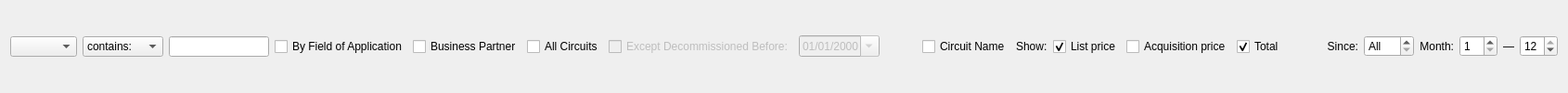
    <widget class="QWidget" name="widget_filter" native="true">
     <layout class="QHBoxLayout" name="horizontalLayout">
      <property name="topMargin">
       <number>4</number>
      </property>
      <property name="bottomMargin">
       <number>4</number>
      </property>
      <item>
       <widget class="QComboBox" name="cb_filter_column">
        <property name="sizePolicy">
         <sizepolicy hsizetype="Minimum" vsizetype="Fixed">
          <horstretch>0</horstretch>
          <verstretch>0</verstretch>
         </sizepolicy>
        </property>
        <property name="statusTip">
         <string>Choose a column to filter by</string>
        </property>
       </widget>
      </item>
      <item>
       <widget class="QComboBox" name="cb_filter_type">
        <property name="sizePolicy">
         <sizepolicy hsizetype="Minimum" vsizetype="Fixed">
          <horstretch>0</horstretch>
          <verstretch>0</verstretch>
         </sizepolicy>
        </property>
        <property name="statusTip">
         <string>Select a filter type</string>
        </property>
        <item>
         <property name="text">
          <string>contains:</string>
         </property>
        </item>
        <item>
         <property name="text">
          <string>is:</string>
         </property>
        </item>
        <item>
         <property name="text">
          <string>starts with:</string>
         </property>
        </item>
        <item>
         <property name="text">
          <string>ends with:</string>
         </property>
        </item>
       </widget>
      </item>
      <item>
       <widget class="SearchLineEdit" name="le_filter">
        <property name="sizePolicy">
         <sizepolicy hsizetype="Minimum" vsizetype="Fixed">
          <horstretch>0</horstretch>
          <verstretch>0</verstretch>
         </sizepolicy>
        </property>
        <property name="minimumSize">
         <size>
          <width>100</width>
          <height>0</height>
         </size>
        </property>
        <property name="maximumSize">
         <size>
          <width>150</width>
          <height>16777215</height>
         </size>
        </property>
        <property name="statusTip">
         <string>Type a word to filter by</string>
        </property>
       </widget>
      </item>
      <item>
       <widget class="QCheckBox" name="chb_by_field">
        <property name="text">
         <string>By Field of Application</string>
        </property>
       </widget>
      </item>
      <item>
       <widget class="QCheckBox" name="chb_show_partner">
        <property name="text">
         <string>Business Partner</string>
        </property>
       </widget>
      </item>
      <item>
       <widget class="QCheckBox" name="chb_table_all_circuits">
        <property name="minimumSize">
         <size>
          <width>0</width>
          <height>26</height>
         </size>
        </property>
        <property name="text">
         <string>All Circuits</string>
        </property>
       </widget>
      </item>
      <item>
       <widget class="QCheckBox" name="chb_table_except_decommissioned_before">
        <property name="enabled">
         <bool>false</bool>
        </property>
        <property name="minimumSize">
         <size>
          <width>0</width>
          <height>26</height>
         </size>
        </property>
        <property name="text">
         <string>Except Decommissioned Before:</string>
        </property>
       </widget>
      </item>
      <item>
       <widget class="QDateEdit" name="de_table_except_decommissioned_before">
        <property name="enabled">
         <bool>false</bool>
        </property>
        <property name="displayFormat">
         <string>dd/MM/yyyy</string>
        </property>
        <property name="calendarPopup">
         <bool>true</bool>
        </property>
       </widget>
      </item>
      <item>
       <spacer name="horizontalSpacer_13">
        <property name="orientation">
         <enum>Qt::Horizontal</enum>
        </property>
        <property name="sizeHint" stdset="0">
         <size>
          <width>40</width>
          <height>20</height>
         </size>
        </property>
       </spacer>
      </item>
      <item>
       <widget class="QCheckBox" name="chb_show_circuit_name">
        <property name="text">
         <string>Circuit Name</string>
        </property>
       </widget>
      </item>
      <item>
       <widget class="QLabel" name="lbl_assembly_records_show">
        <property name="text">
         <string>Show:</string>
        </property>
       </widget>
      </item>
      <item>
       <widget class="QCheckBox" name="chb_assembly_record_list_price">
        <property name="statusTip">
         <string>Show list price on assembly record</string>
        </property>
        <property name="text">
         <string>List price</string>
        </property>
        <property name="checked">
         <bool>true</bool>
        </property>
       </widget>
      </item>
      <item>
       <widget class="QCheckBox" name="chb_assembly_record_acquisition_price">
        <property name="statusTip">
         <string>Show acquisition price on assembly record</string>
        </property>
        <property name="text">
         <string>Acquisition price</string>
        </property>
       </widget>
      </item>
      <item>
       <widget class="QCheckBox" name="chb_assembly_record_total">
        <property name="statusTip">
         <string>Show total on assembly record</string>
        </property>
        <property name="text">
         <string>Total</string>
        </property>
        <property name="checked">
         <bool>true</bool>
        </property>
       </widget>
      </item>
      <item>
       <spacer name="horizontalSpacer_10">
        <property name="orientation">
         <enum>Qt::Horizontal</enum>
        </property>
        <property name="sizeHint" stdset="0">
         <size>
          <width>40</width>
          <height>20</height>
         </size>
        </property>
       </spacer>
      </item>
      <item>
       <widget class="QLabel" name="lbl_filter_since">
        <property name="sizePolicy">
         <sizepolicy hsizetype="Minimum" vsizetype="Preferred">
          <horstretch>0</horstretch>
          <verstretch>0</verstretch>
         </sizepolicy>
        </property>
        <property name="text">
         <string>Since:</string>
        </property>
        <property name="alignment">
         <set>Qt::AlignRight|Qt::AlignTrailing|Qt::AlignVCenter</set>
        </property>
       </widget>
      </item>
      <item>
       <widget class="QSpinBox" name="spb_filter_since">
        <property name="statusTip">
         <string>Show records entered since</string>
        </property>
        <property name="specialValueText">
         <string>All</string>
        </property>
        <property name="minimum">
         <number>1999</number>
        </property>
        <property name="maximum">
         <number>3000</number>
        </property>
       </widget>
      </item>
      <item>
       <widget class="QLabel" name="lbl_filter_month">
        <property name="sizePolicy">
         <sizepolicy hsizetype="Minimum" vsizetype="Preferred">
          <horstretch>0</horstretch>
          <verstretch>0</verstretch>
         </sizepolicy>
        </property>
        <property name="text">
         <string>Month:</string>
        </property>
        <property name="alignment">
         <set>Qt::AlignRight|Qt::AlignTrailing|Qt::AlignVCenter</set>
        </property>
       </widget>
      </item>
      <item>
       <widget class="QSpinBox" name="spb_filter_month_from">
        <property name="minimum">
         <number>1</number>
        </property>
        <property name="maximum">
         <number>12</number>
        </property>
       </widget>
      </item>
      <item>
       <widget class="QLabel" name="lbl_filter_month_dash">
        <property name="sizePolicy">
         <sizepolicy hsizetype="Maximum" vsizetype="Preferred">
          <horstretch>0</horstretch>
          <verstretch>0</verstretch>
         </sizepolicy>
        </property>
        <property name="text">
         <string>—</string>
        </property>
       </widget>
      </item>
      <item>
       <widget class="QSpinBox" name="spb_filter_month_until">
        <property name="minimum">
         <number>1</number>
        </property>
        <property name="maximum">
         <number>12</number>
        </property>
        <property name="value">
         <number>12</number>
        </property>
       </widget>
      </item>
     </layout>
    </widget>
